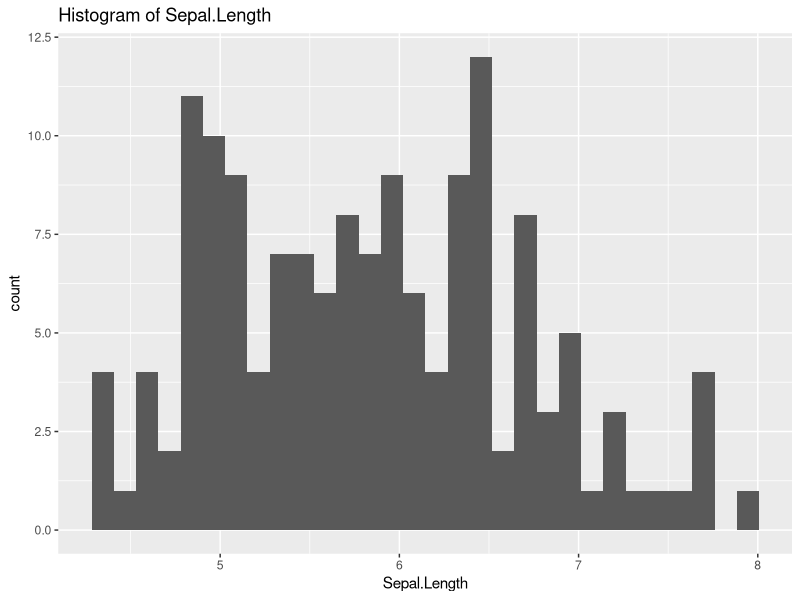
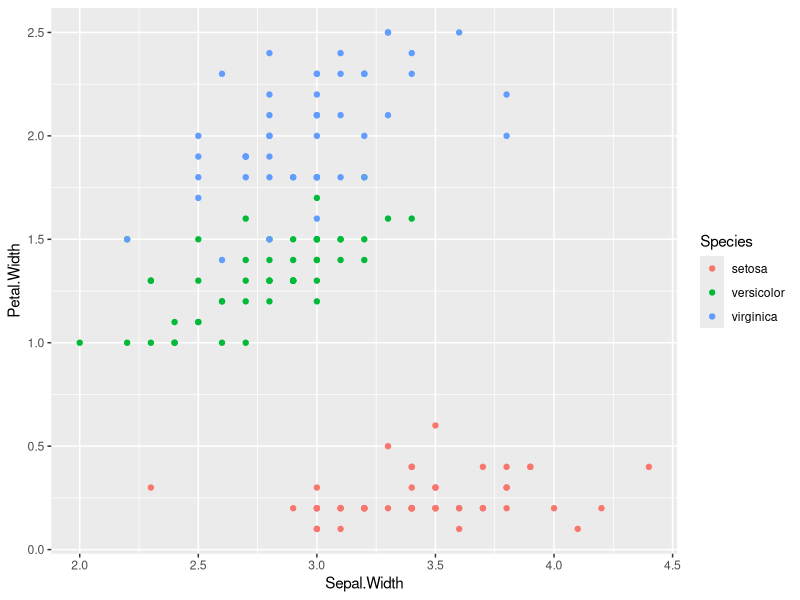
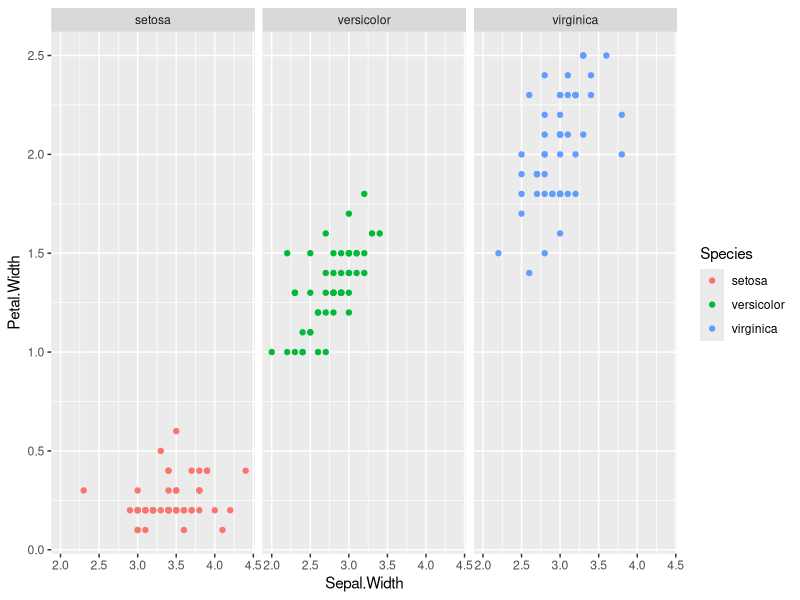
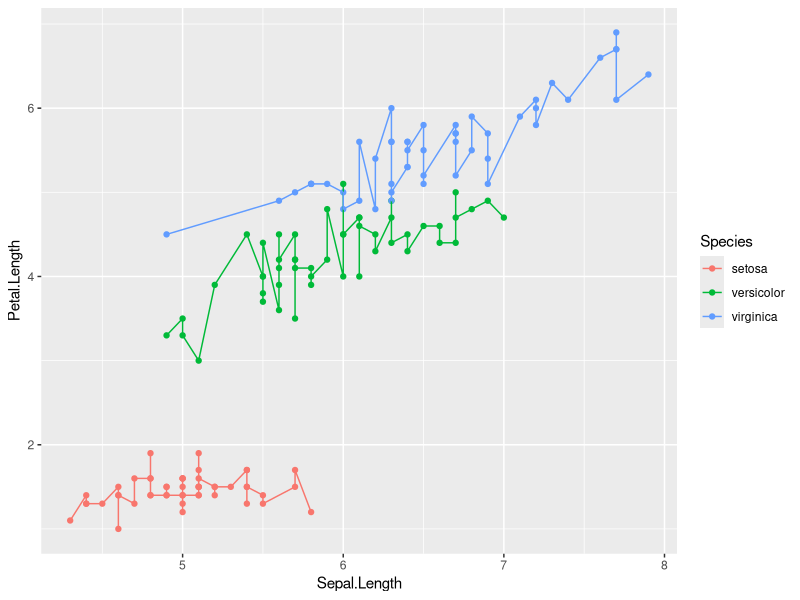

R code for these plots, in order:
# Answer for data visualisation with ggplot2 exercise
# Tengku Muhammad Hanis Mokhtar
# September 19, 2023

# OPEN hints if needed: https://tengku-hanis.github.io/hint_workflow_using_R/hint.html

# Packages ----------------------------------------------------------------

library(tidyverse)


# Data --------------------------------------------------------------------

data("iris")
skimr::skim(iris)


# Question 1 --------------------------------------------------------------

# Make histogram for variable Sepal.Length and give title for the histogram plot

ggplot(data = iris, mapping = aes(x = Sepal.Length)) +
  geom_histogram() +
  labs(title = "Histogram of Sepal.Length")


# Question 2 --------------------------------------------------------------

# Make a scatter plot between variables Sepal.Width and Petal.Width and give different colors 
# for each species (variable Species)

ggplot(data = iris, mapping = aes(x = Sepal.Width, y = Petal.Width, color = Species)) +
  geom_point() 

# Next, separate the scatter plot, so that each species is its own plot

ggplot(data = iris, mapping = aes(x = Sepal.Width, y = Petal.Width, color = Species)) +
  geom_point() +
  facet_grid(~Species)


# Question 3 --------------------------------------------------------------

# Make a line plot on top of a scatter plot between variables Sepal.Length and Petal.Length and 
# give different colors for each species (variable Species)

ggplot(data = iris, mapping = aes(x = Sepal.Length, y = Petal.Length, color = Species)) +
  geom_point() +
  geom_line()
